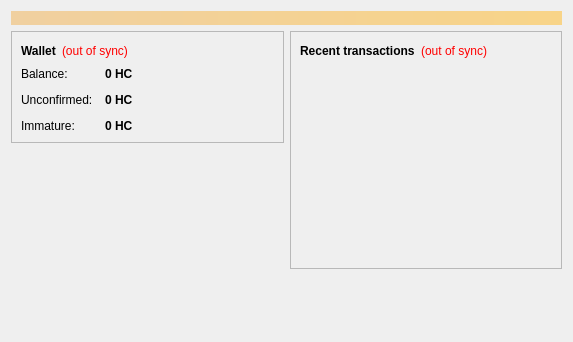
<?xml version="1.0" encoding="UTF-8"?>
<ui version="4.0">
 <class>OverviewPage</class>
 <widget class="QWidget" name="OverviewPage">
  <property name="geometry">
   <rect>
    <x>0</x>
    <y>0</y>
    <width>573</width>
    <height>342</height>
   </rect>
  </property>
  <property name="windowTitle">
   <string>Form</string>
  </property>
  <layout class="QVBoxLayout" name="topLayout">
   <item>
    <widget class="QLabel" name="labelAlerts">
     <property name="visible">
      <bool>false</bool>
     </property>
     <property name="styleSheet">
      <string notr="true">background-color: qlineargradient(x1: 0, y1: 0, x2: 1, y2: 0, stop:0 #F0D0A0, stop:1 #F8D488); color:#000000;</string>
     </property>
     <property name="wordWrap">
      <bool>true</bool>
     </property>
     <property name="margin">
      <number>3</number>
     </property>
    </widget>
   </item>
   <item>
    <layout class="QHBoxLayout" name="horizontalLayout" stretch="1,1">
     <item>
      <layout class="QVBoxLayout" name="verticalLayout_2">
       <item>
        <widget class="QFrame" name="frame">
         <property name="frameShape">
          <enum>QFrame::StyledPanel</enum>
         </property>
         <property name="frameShadow">
          <enum>QFrame::Raised</enum>
         </property>
         <layout class="QVBoxLayout" name="verticalLayout_4">
          <item>
           <layout class="QHBoxLayout" name="horizontalLayout_4">
            <item>
             <widget class="QLabel" name="label_5">
              <property name="font">
               <font>
                <weight>75</weight>
                <bold>true</bold>
               </font>
              </property>
              <property name="text">
               <string>Wallet</string>
              </property>
             </widget>
            </item>
            <item>
             <widget class="QLabel" name="labelWalletStatus">
              <property name="toolTip">
               <string>The displayed information may be out of date. Your wallet automatically synchronizes with the HC network after a connection is established, but this process has not completed yet.</string>
              </property>
              <property name="styleSheet">
               <string notr="true">QLabel { color: red; }</string>
              </property>
              <property name="text">
               <string notr="true">(out of sync)</string>
              </property>
              <property name="alignment">
               <set>Qt::AlignLeading|Qt::AlignLeft|Qt::AlignVCenter</set>
              </property>
             </widget>
            </item>
            <item>
             <spacer name="horizontalSpacer_2">
              <property name="orientation">
               <enum>Qt::Horizontal</enum>
              </property>
              <property name="sizeHint" stdset="0">
               <size>
                <width>40</width>
                <height>20</height>
               </size>
              </property>
             </spacer>
            </item>
           </layout>
          </item>
          <item>
           <layout class="QFormLayout" name="formLayout_2">
            <property name="fieldGrowthPolicy">
             <enum>QFormLayout::AllNonFixedFieldsGrow</enum>
            </property>
            <property name="horizontalSpacing">
             <number>12</number>
            </property>
            <property name="verticalSpacing">
             <number>12</number>
            </property>
            <item row="0" column="0">
             <widget class="QLabel" name="label">
              <property name="text">
               <string>Balance:</string>
              </property>
             </widget>
            </item>
            <item row="0" column="1">
             <widget class="QLabel" name="labelBalance">
              <property name="font">
               <font>
                <weight>75</weight>
                <bold>true</bold>
               </font>
              </property>
              <property name="cursor">
               <cursorShape>IBeamCursor</cursorShape>
              </property>
              <property name="toolTip">
               <string>Your current balance</string>
              </property>
              <property name="text">
               <string notr="true">0 HC</string>
              </property>
              <property name="textInteractionFlags">
               <set>Qt::LinksAccessibleByMouse|Qt::TextSelectableByKeyboard|Qt::TextSelectableByMouse</set>
              </property>
             </widget>
            </item>
            <item row="1" column="0">
             <widget class="QLabel" name="label_3">
              <property name="text">
               <string>Unconfirmed:</string>
              </property>
             </widget>
            </item>
            <item row="1" column="1">
             <widget class="QLabel" name="labelUnconfirmed">
              <property name="font">
               <font>
                <weight>75</weight>
                <bold>true</bold>
               </font>
              </property>
              <property name="cursor">
               <cursorShape>IBeamCursor</cursorShape>
              </property>
              <property name="toolTip">
               <string>Total of transactions that have yet to be confirmed, and do not yet count toward the current balance</string>
              </property>
              <property name="text">
               <string notr="true">0 HC</string>
              </property>
              <property name="textInteractionFlags">
               <set>Qt::LinksAccessibleByMouse|Qt::TextSelectableByKeyboard|Qt::TextSelectableByMouse</set>
              </property>
             </widget>
            </item>
            <item row="2" column="0">
             <widget class="QLabel" name="labelImmatureText">
              <property name="text">
               <string>Immature:</string>
              </property>
             </widget>
            </item>
            <item row="2" column="1">
             <widget class="QLabel" name="labelImmature">
              <property name="font">
               <font>
                <weight>75</weight>
                <bold>true</bold>
               </font>
              </property>
              <property name="toolTip">
               <string>Mined balance that has not yet matured</string>
              </property>
              <property name="text">
               <string notr="true">0 HC</string>
              </property>
              <property name="textInteractionFlags">
               <set>Qt::LinksAccessibleByMouse|Qt::TextSelectableByKeyboard|Qt::TextSelectableByMouse</set>
              </property>
             </widget>
            </item>
           </layout>
          </item>
         </layout>
        </widget>
       </item>
       <item>
        <widget class="QLabel" name="label_wallet_bgcoin">
         <property name="text">
          <string/>
         </property>
         <property name="pixmap">
          <pixmap resource="../bitcoin.qrc">:/images/wallet_bgcoin</pixmap>
         </property>
         <property name="scaledContents">
          <bool>false</bool>
         </property>
         <property name="alignment">
          <set>Qt::AlignCenter</set>
         </property>
         <property name="margin">
          <number>-2</number>
         </property>
        </widget>
       </item>
       <item>
        <spacer name="verticalSpacer">
         <property name="orientation">
          <enum>Qt::Vertical</enum>
         </property>
         <property name="sizeHint" stdset="0">
          <size>
           <width>20</width>
           <height>40</height>
          </size>
         </property>
        </spacer>
       </item>
      </layout>
     </item>
     <item>
      <layout class="QVBoxLayout" name="verticalLayout_3">
       <item>
        <widget class="QFrame" name="frame_2">
         <property name="frameShape">
          <enum>QFrame::StyledPanel</enum>
         </property>
         <property name="frameShadow">
          <enum>QFrame::Raised</enum>
         </property>
         <layout class="QVBoxLayout" name="verticalLayout">
          <item>
           <layout class="QHBoxLayout" name="horizontalLayout_2">
            <item>
             <widget class="QLabel" name="label_4">
              <property name="text">
               <string>&lt;b&gt;Recent transactions&lt;/b&gt;</string>
              </property>
             </widget>
            </item>
            <item>
             <widget class="QLabel" name="labelTransactionsStatus">
              <property name="toolTip">
               <string>The displayed information may be out of date. Your wallet automatically synchronizes with the HC network after a connection is established, but this process has not completed yet.</string>
              </property>
              <property name="styleSheet">
               <string notr="true">QLabel { color: red; }</string>
              </property>
              <property name="text">
               <string notr="true">(out of sync)</string>
              </property>
              <property name="alignment">
               <set>Qt::AlignRight|Qt::AlignTrailing|Qt::AlignVCenter</set>
              </property>
             </widget>
            </item>
            <item>
             <spacer name="horizontalSpacer">
              <property name="orientation">
               <enum>Qt::Horizontal</enum>
              </property>
              <property name="sizeHint" stdset="0">
               <size>
                <width>40</width>
                <height>20</height>
               </size>
              </property>
             </spacer>
            </item>
           </layout>
          </item>
          <item>
           <widget class="QListView" name="listTransactions">
            <property name="styleSheet">
             <string notr="true">QListView { background: transparent; }</string>
            </property>
            <property name="frameShape">
             <enum>QFrame::NoFrame</enum>
            </property>
            <property name="verticalScrollBarPolicy">
             <enum>Qt::ScrollBarAlwaysOff</enum>
            </property>
            <property name="horizontalScrollBarPolicy">
             <enum>Qt::ScrollBarAlwaysOff</enum>
            </property>
            <property name="selectionMode">
             <enum>QAbstractItemView::NoSelection</enum>
            </property>
           </widget>
          </item>
         </layout>
        </widget>
       </item>
       <item>
        <spacer name="verticalSpacer_2">
         <property name="orientation">
          <enum>Qt::Vertical</enum>
         </property>
         <property name="sizeHint" stdset="0">
          <size>
           <width>20</width>
           <height>40</height>
          </size>
         </property>
        </spacer>
       </item>
      </layout>
     </item>
    </layout>
   </item>
  </layout>
 </widget>
 <resources>
  <include location="../bitcoin.qrc"/>
 </resources>
 <connections/>
</ui>
